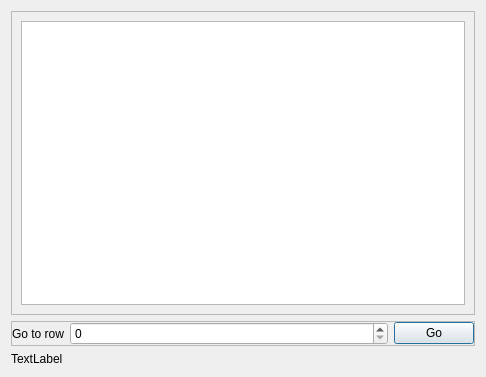
<?xml version="1.0" encoding="UTF-8"?>
<ui version="4.0">
 <class>Dialog</class>
 <widget class="QDialog" name="Dialog">
  <property name="geometry">
   <rect>
    <x>0</x>
    <y>0</y>
    <width>486</width>
    <height>377</height>
   </rect>
  </property>
  <property name="windowTitle">
   <string>Dialog</string>
  </property>
  <layout class="QVBoxLayout" name="verticalLayout">
   <item>
    <widget class="QScrollArea" name="scrollArea">
     <property name="widgetResizable">
      <bool>true</bool>
     </property>
     <widget class="QWidget" name="scrollAreaWidgetContents">
      <property name="geometry">
       <rect>
        <x>0</x>
        <y>0</y>
        <width>466</width>
        <height>303</height>
       </rect>
      </property>
      <layout class="QVBoxLayout" name="verticalLayout_2">
       <item>
        <widget class="QTableWidget" name="tableWidget">
         <property name="sizePolicy">
          <sizepolicy hsizetype="Expanding" vsizetype="Expanding">
           <horstretch>0</horstretch>
           <verstretch>0</verstretch>
          </sizepolicy>
         </property>
        </widget>
       </item>
      </layout>
     </widget>
    </widget>
   </item>
   <item>
    <widget class="QFrame" name="frame_14">
     <property name="frameShape">
      <enum>QFrame::Shape::StyledPanel</enum>
     </property>
     <property name="frameShadow">
      <enum>QFrame::Shadow::Raised</enum>
     </property>
     <layout class="QHBoxLayout" name="horizontalLayout_13" stretch="0,7,0">
      <property name="leftMargin">
       <number>0</number>
      </property>
      <property name="topMargin">
       <number>0</number>
      </property>
      <property name="rightMargin">
       <number>0</number>
      </property>
      <property name="bottomMargin">
       <number>0</number>
      </property>
      <item>
       <widget class="QLabel" name="label_5">
        <property name="text">
         <string>Go to row</string>
        </property>
       </widget>
      </item>
      <item>
       <widget class="QSpinBox" name="spinBox_2"/>
      </item>
      <item>
       <widget class="QPushButton" name="pushButton_7">
        <property name="text">
         <string>Go</string>
        </property>
       </widget>
      </item>
     </layout>
    </widget>
   </item>
   <item>
    <widget class="QLabel" name="label">
     <property name="text">
      <string>TextLabel</string>
     </property>
    </widget>
   </item>
  </layout>
 </widget>
 <resources/>
 <connections/>
</ui>
